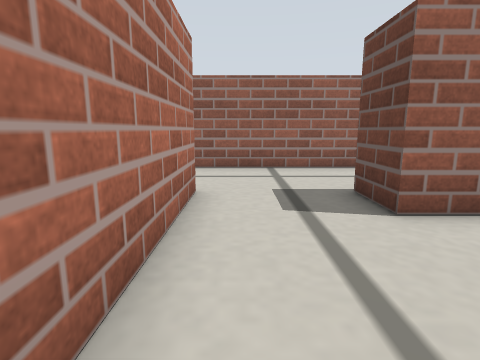
View 1 (above)

17 first-person views from a walk through a robot-simulator world made for Gazebo. The camera is 0.13 m above the floor, tilts 10° down and sees 80° across. The floor is counted in squares, 0.1 m on a side. Each view is taken from the middle of a square. On the plan, view 1 faces up. The plan holds only what a view shows up to about 13 squares ahead; the rest is blank.

View 2
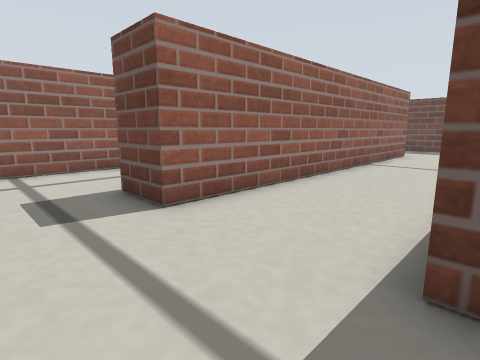

View 3
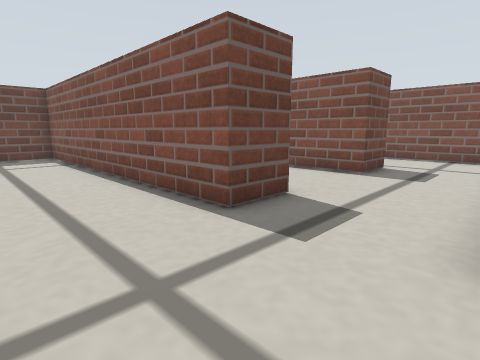

View 4
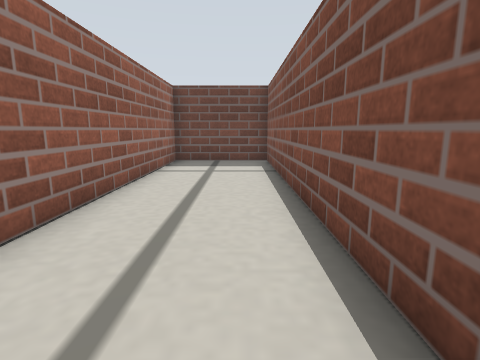

View 5
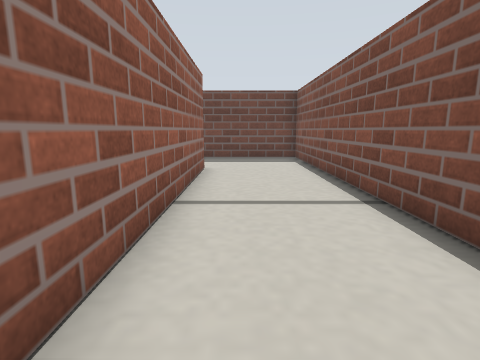

View 6
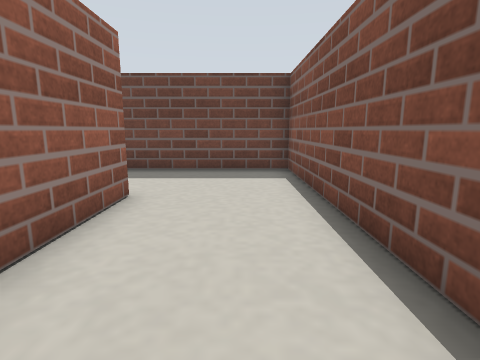

View 7
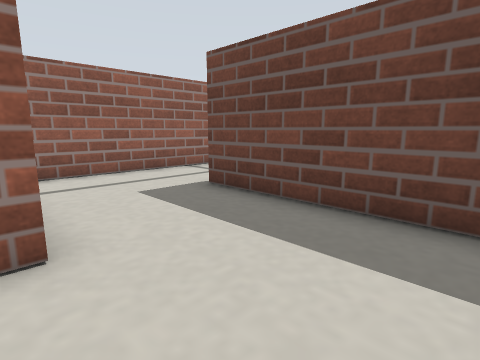

View 8
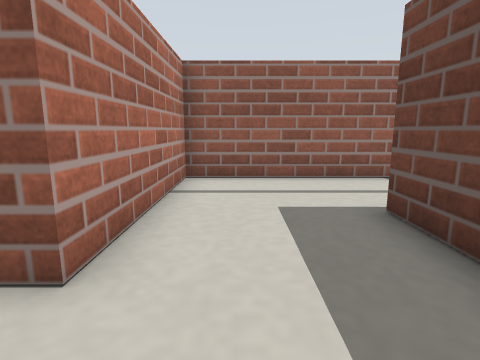

View 9
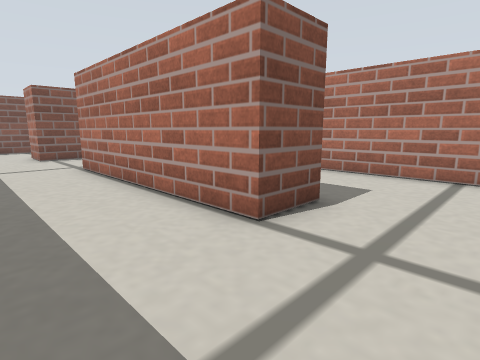

View 10
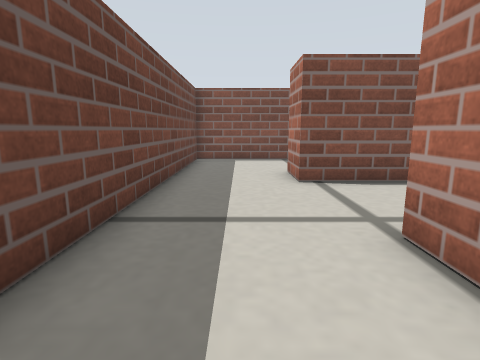

View 11
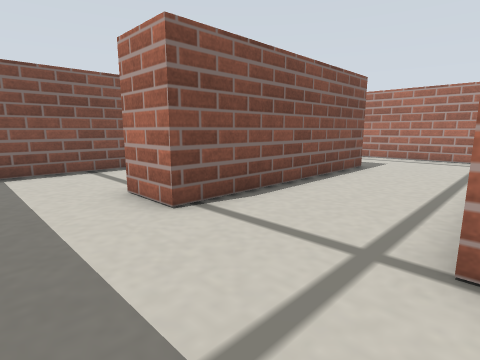

View 12
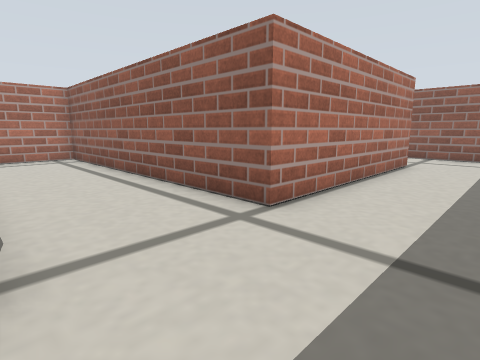

View 13
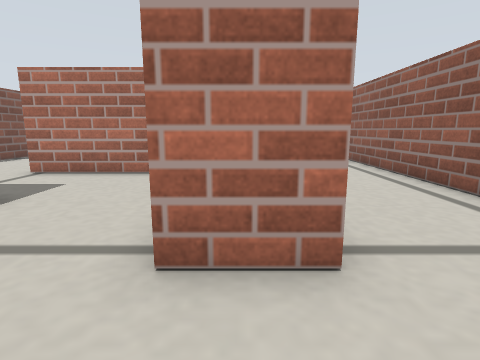

View 14
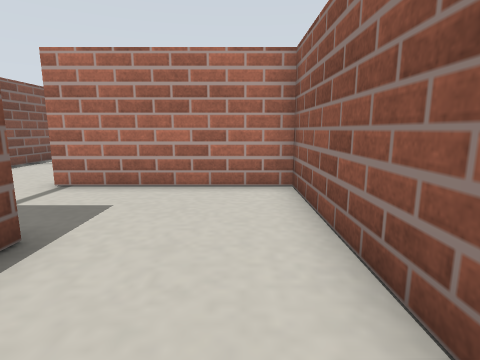

View 15
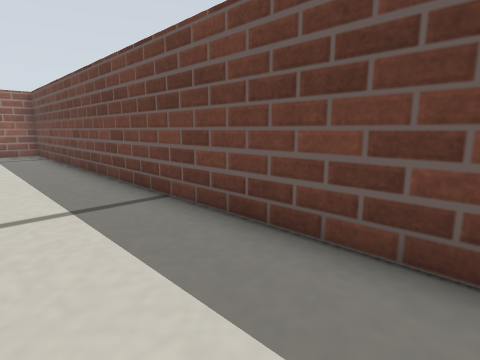

View 16
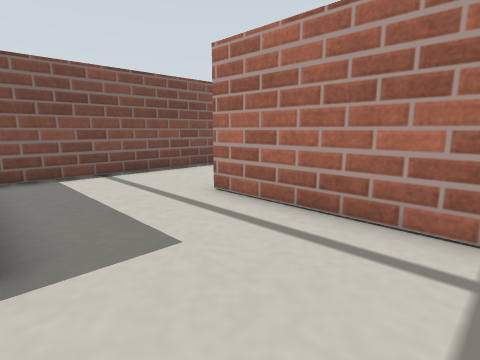

View 17
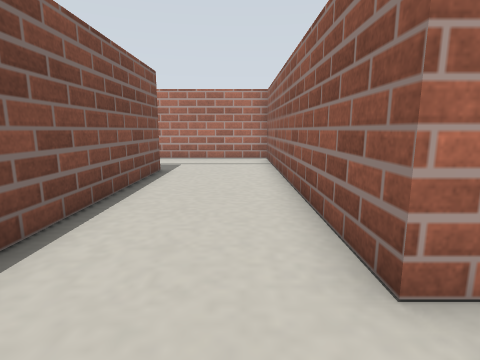

### Floor plan
Points are (right, up) in squares from view 1. A wall is a line through its corners. A room is listed if a view was taken in it or the views show most of it. See-through windows are left out.
Room 1 (views 1, 2, 3, 4, 5, 6, 7, 8)
walls: (8.9, 0.4) (19.3, 0.4) (19.3, 6.4) (21, 6.4); (2.4, -1.4) (2.4, 0.4) (5.1, 0.4); (-0.9, 5.9) (-0.9, 0.9); (21.5, 9.7) (15.5, 9.7) (15.5, 4.2) (2.4, 4.2) (2.4, 5.9) (13.9, 5.9) (13.9, 9.7) (-1.6, 9.7)
ways out: opening at (20.5, 8) to room 2; opening at (-1.5, 8); opening at (1, -0.5)
Room 2 (views 9, 10, 11, 12, 13, 14, 15, 16, 17)
walls: (13.9, -5.1) (21.5, -5.1) (21.5, -6.9); (20.8, -6.8) (15.5, -6.8) (15.5, -12.4); (18.8, -10.5) (24.9, -10.5) (24.9, 9); (21, 6.4) (21, -1.3) (10, -1.3) (10, -6.8) (-0.9, -6.8) (-0.9, -11.6); (2.9, -10.5) (13.4, -10.5); (24.2, 9.7) (21.5, 9.7)
ways out: opening at (20.5, 8) to room 1; opening at (17, -11.5)

Where each view was taken, in squares from view 1:
view 1: 0 up, 0 right, facing up
view 2: 0 up, 0 right, facing up-right
view 3: 9 up, 1 left, facing down-right
view 4: 7 up, 2 right, facing right
view 5: 3 up, 6 right, facing right
view 6: 2 up, 10 right, facing right
view 7: 1 up, 15 right, facing up-right
view 8: 2 up, 17 right, facing up
view 9: 9 up, 24 right, facing down-left
view 10: 2 up, 23 right, facing down
view 11: 1 down, 24 right, facing down-left
view 12: 5 down, 24 right, facing up-left
view 13: 6 down, 24 right, facing left
view 14: 8 down, 22 right, facing left
view 15: 7 down, 22 right, facing up-right
view 16: 2 down, 14 right, facing down-left
view 17: 8 down, 12 right, facing left
